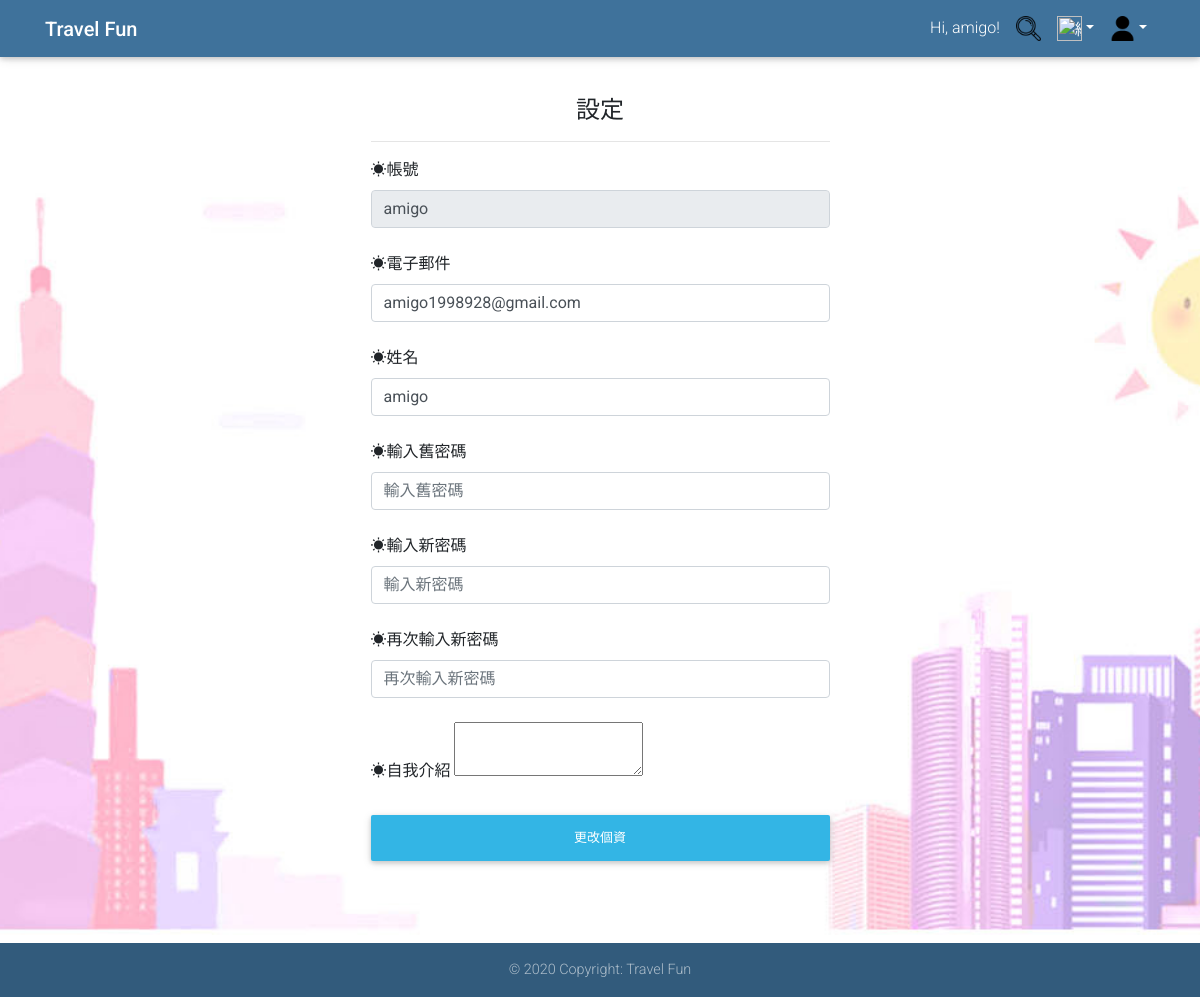
The page /membercentre/modifyindividual.php (signed in) on the database its author committed.
### tables this page shows
CREATE TABLE `user` (
  `user_id` varchar(20) NOT NULL,
  `user_password` varchar(32) NOT NULL,
  `user_name` varchar(20) NOT NULL,
  `user_email` varchar(64) NOT NULL,
  `user_key` char(32) NOT NULL,
  `photo` varchar(255) DEFAULT NULL,
  `introduction` text NOT NULL,
  `Authority` int(1) DEFAULT NULL
);

### membercentre/modifyindividual.php (the view, shortened to what this page needs)
<?php
$result = mysqli_query($con, "SELECT * FROM user WHERE `user`.`user_id` = '" . $_SESSION['user_id'] . "'");
$row = mysqli_fetch_assoc($result);
$id = $row["user_id"];
$useremail = $row["user_email"];
$username = $row["user_name"];
$introduction = 	$row["introduction"];
?>
<html>
<head>
	<link rel="stylesheet" href="https://use.fontawesome.com/releases/v5.11.2/css/all.css">
	<link rel="stylesheet" href="https://stackpath.bootstrapcdn.com/bootstrap/4.4.1/css/bootstrap.min.css">
	<link rel="stylesheet" href="../css/mdb.min.css">
	<link rel="stylesheet" href="../css/style.css">
</head>
<body>
	<header>
		<nav class="navbar navbar-expand-lg navbar-dark fixed-top unique-color">
			<div class="container">
				<a class="navbar-brand" href="../index.php"><strong>Travel Fun</strong></a>
				<div class="collapse navbar-collapse justify-content-end" id="navbarSupportedContent">
					<ul class="navbar-nav">
						<?php if (isset($_SESSION['user_id'])) { ?>
							<li class="nav-item p-0"><a class="nav-link disabled">Hi, <?php echo $_SESSION['user_name']; ?>!</a></li>
						<?php } else  ?>
						<li class="nav-link p-0"> <a class="nav-link" href="../search.php"><img src="../image/search.png" alt="搜尋" height="25" width="25"></a> </li>
						<li class="nav-item dropdown">
							<a class="nav-link dropdown-toggle" id="navbarDropdownMenuLink-333" data-toggle="dropdown" aria-haspopup="true" aria-expanded="false"><img src="../image/all.png" alt="總覽" height="25" width="25"></a>
						<li class="nav-item dropdown">
							<a class="nav-link dropdown-toggle" id="navbarDropdownMenuLink-333" data-toggle="dropdown" aria-haspopup="true" aria-expanded="false"><img src="../image/login.png" alt="login" height="25" width="25"></a>
						</li>
					</ul>
				</div>
			</div>
		</nav>
	</header>
	<main>
		<div class="py-md-5">
			<div class="container">
				<form class="p-5 col-md-6 offset-md-3" role="form" action="<?php echo $_SERVER['PHP_SELF']; ?>" method="post" name="loginform">
					<h4 class="text-center card-title"><b>設定</b></h4>
					<hr class="">
					<div class="form-group"><label for="name"> ☀帳號</label>
						<input type="text" name="id" value="<?PHP echo $id; ?>" class="form-control mb-4" disabled="true" />
					</div>
					<div class="form-group"><label for="name">☀電子郵件</label>
						<input type="email" name="user_email" value="<?PHP echo $useremail; ?>" class="form-control mb-4" />
					</div>
					<div class="form-group"><label>☀姓名</label>
						<input type="text" name="user_name" class="form-control mb-4" value="<?PHP echo $username; ?>" />
					</div>
					<div class="form-group"><label for="name">☀輸入舊密碼</label>
						<input type="password" name="oldpassword" maxlength="20" placeholder="輸入舊密碼" class="form-control mb-4" />
					</div>
					<div class="form-group"><label for="name">☀輸入新密碼</label>
						<input type="password" name="password" maxlength="20" placeholder="輸入新密碼" class="form-control mb-4" />
					</div>
					<div class="form-group"><label for="name">☀再次輸入新密碼</label>
						<input type="password" name="checkpassword" maxlength="20" placeholder="再次輸入新密碼" class="form-control mb-4" />
					</div>
					<div class="form-group"><label for="name">☀自我介紹</label>
						<textarea name="introduction"><?php echo $introduction; ?></textarea>
						<center><button class="btn btn-info btn-block my-4" type="submit" name="submit">更改個資</button></center>
				</form>
			</div>
		</div>
	</main>
	<footer class="page-footer font-small unique-color fixed-bottom">
		<div class="footer-copyright text-center py-3">© 2020 Copyright: Travel Fun</div>
	</footer>
</body>
</html>

### css/style.css (style rules this page uses)
html, body { height: 100%; background-image:url("../image/background_image.jpg"); background-attachment:fixed; background-position: center; background-repeat: no-repeat; background-size: cover; }

### rows shown on the page
user: id "amigo", user_email "amigo1998928@gmail.com", user_name "amigo"

### other values the page prints
$_SESSION['user_name'] "amigo"
